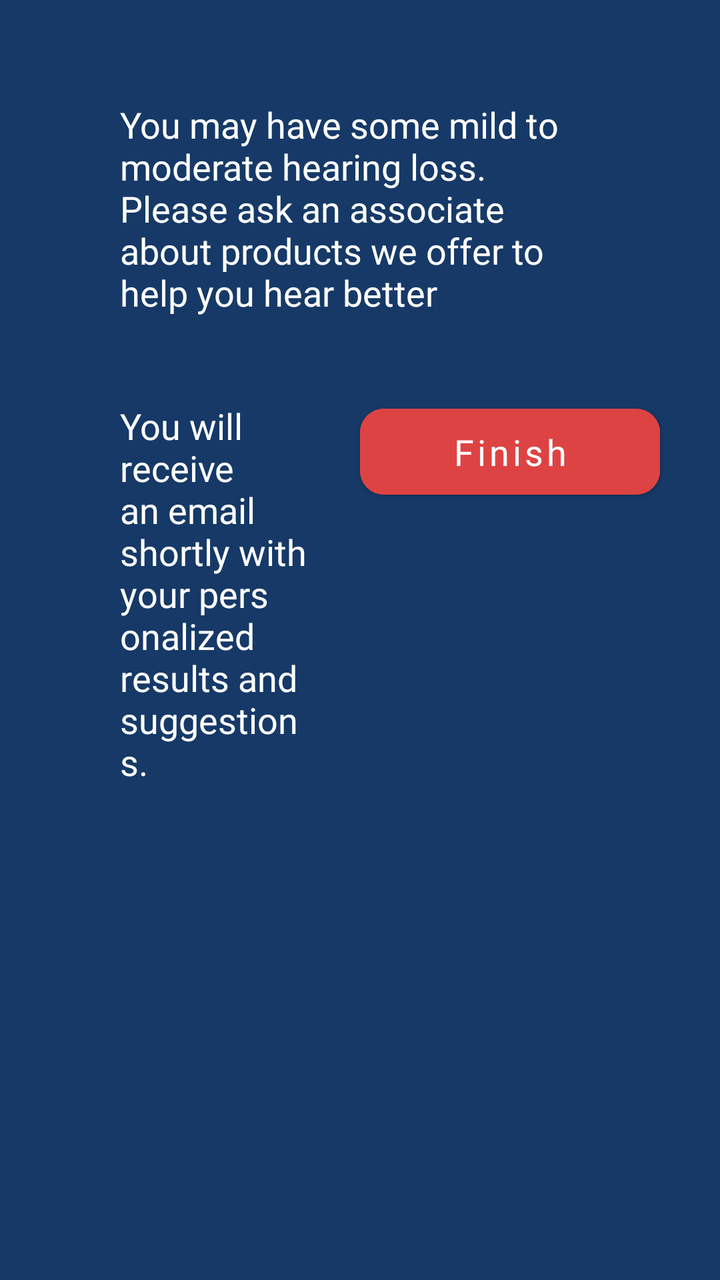
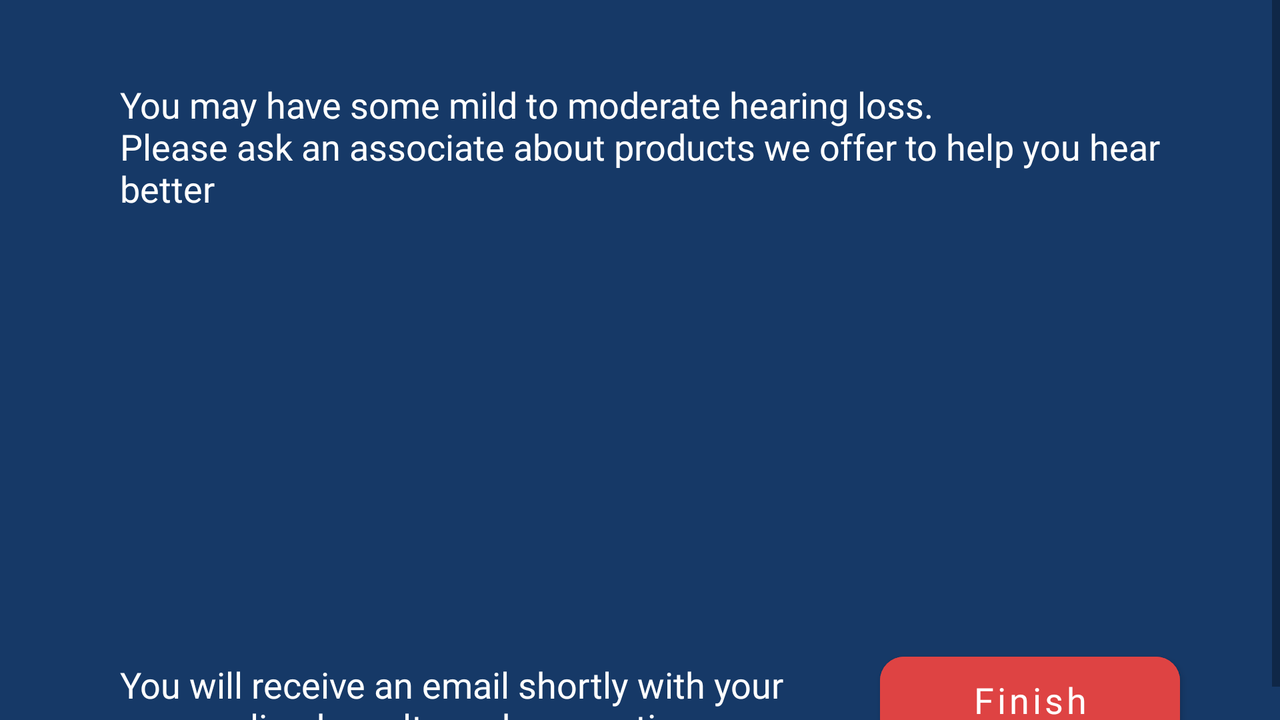

An Android layout and its configuration variant, each rendered on a device that would load it. The default file and the variant file are quoted in full after the pictures.
<!-- AndroidManifest.xml: application theme Theme.LucidQuickscreen -->
<!-- res/layout/fragment_product_recommendation.xml -->
<?xml version="1.0" encoding="utf-8"?>
<androidx.appcompat.widget.LinearLayoutCompat xmlns:android="http://schemas.android.com/apk/res/android"
        xmlns:app="http://schemas.android.com/apk/res-auto"
        xmlns:tools="http://schemas.android.com/tools"
        android:layout_width="match_parent"
        android:layout_height="match_parent"
        android:background="@color/lq_blue"
        android:orientation="vertical"
        tools:context=".presentation.ProductRecommendationFragment">

    <ScrollView
            android:layout_width="match_parent"
            android:layout_height="match_parent">

        <LinearLayout
                android:layout_width="match_parent"
                android:layout_height="match_parent"
                android:orientation="vertical">

            <RelativeLayout
                    android:layout_width="match_parent"
                    android:layout_height="wrap_content">

                <ImageButton
                        android:id="@+id/button_back"
                        android:layout_width="wrap_content"
                        android:layout_height="wrap_content"
                        android:background="@drawable/ic_action_back"
                        android:layout_marginLeft="20dp"
                        android:layout_marginTop="20dp"
                        android:visibility="invisible"/>

            </RelativeLayout>

            <com.google.android.material.textview.MaterialTextView
                    android:id="@+id/textview_scan_status"
                    android:layout_width="match_parent"
                    android:layout_height="wrap_content"
                    android:text="You may have some mild to moderate hearing loss.\nPlease ask an associate about products we offer to help you hear better"
                    android:textColor="@color/white"
                    android:gravity="left"
                    android:fontFamily="@font/poppins_medium"
                    android:textSize="18sp"
                    android:paddingHorizontal="60dp"
                    android:layout_marginTop="30dp" />

            <androidx.recyclerview.widget.RecyclerView
                    android:id="@+id/rv_product_list"
                    android:layout_width="275dp"
                    android:layout_height="wrap_content"
                    android:layout_marginTop="20dp"
                    android:layout_gravity="center"
                    android:orientation="vertical"
                    app:layoutManager="androidx.recyclerview.widget.LinearLayoutManager"
                    />

            <LinearLayout
                    android:layout_width="match_parent"
                    android:layout_height="wrap_content"
                    android:orientation="horizontal">

                <TextView
                        android:layout_width="0dp"
                        android:layout_height="wrap_content"
                        android:text="@string/email_result_message"
                        android:textColor="@color/white"
                        android:layout_gravity="center_vertical"
                        android:fontFamily="@font/poppins_medium"
                        android:textSize="18sp"
                        android:paddingStart="60dp"
                        android:paddingEnd="10dp"
                        android:paddingBottom="10dp"
                        android:layout_weight="2"
                        android:layout_marginTop="15dp" />

                <com.google.android.material.button.MaterialButton
                        android:id="@+id/button_next"
                        android:layout_width="150dp"
                        android:layout_height="55dp"
                        android:layout_gravity="top"
                        android:layout_marginTop="20dp"
                        android:layout_marginLeft="15dp"
                        android:layout_marginRight="30dp"
                        android:layout_marginBottom="0dp"
                        android:backgroundTint="@color/button_background_color"
                        android:fontFamily="@font/poppins_medium"
                        android:inputType="textCapSentences"
                        android:paddingStart="10dp"
                        android:paddingEnd="10dp"
                        android:text="@string/button_finish"
                        android:textColor="@color/button_text_color"
                        android:textSize="18sp"
                        app:cornerRadius="12dp"
                        android:enabled="true" />
            </LinearLayout>

        </LinearLayout>

    </ScrollView>

</androidx.appcompat.widget.LinearLayoutCompat>
<!-- resources referenced by this layout -->
<resources>
  <color name="lq_blue">#163967</color>
  <color name="white">#FFFFFFFF</color>
  <string name="button_finish">Finish</string>
  <string name="email_result_message">You will receive an email shortly with your personalized results and suggestions.</string>
  <style name="Theme.LucidQuickscreen" parent="Theme.MaterialComponents.DayNight.NoActionBar">
          
          <item name="colorPrimary">@color/lq_blue</item>
          <item name="colorPrimaryVariant">@color/purple_700</item>
          <item name="colorOnPrimary">@color/white</item>
          
          <item name="colorSecondary">@color/teal_200</item>
          <item name="colorSecondaryVariant">@color/teal_700</item>
          <item name="colorOnSecondary">@color/black</item>
          
          <item name="android:windowFullscreen">true</item>
          <item name="android:statusBarColor" tools:targetApi="l">?attr/colorPrimaryVariant</item>
          
      </style>
  <color name="purple_700">#FF3700B3</color>
  <color name="teal_200">#FF03DAC5</color>
  <color name="teal_700">#FF018786</color>
  <color name="black">#FF000000</color>
</resources>
<!-- res/layout-land/fragment_product_recommendation.xml (the repository's variant of the layout above) -->
<!-- drawn on the phone turned sideways -->
<?xml version="1.0" encoding="utf-8"?>
<androidx.appcompat.widget.LinearLayoutCompat xmlns:android="http://schemas.android.com/apk/res/android"
        xmlns:app="http://schemas.android.com/apk/res-auto"
        xmlns:tools="http://schemas.android.com/tools"
        android:layout_width="match_parent"
        android:layout_height="match_parent"
        android:background="@color/lq_blue"
        android:orientation="vertical"
        tools:context=".presentation.ProductRecommendationFragment">

    <ScrollView
            android:layout_width="match_parent"
            android:layout_height="match_parent">

        <LinearLayout
                android:layout_width="match_parent"
                android:layout_height="match_parent"
                android:orientation="vertical">

            <RelativeLayout
                    android:layout_width="match_parent"
                    android:layout_height="wrap_content">

                <ImageButton
                        android:id="@+id/button_back"
                        android:layout_width="wrap_content"
                        android:layout_height="wrap_content"
                        android:background="@drawable/ic_action_back"
                        android:layout_marginLeft="20dp"
                        android:layout_marginTop="20dp"
                        android:visibility="invisible"/>

            </RelativeLayout>

            <com.google.android.material.textview.MaterialTextView
                    android:id="@+id/textview_scan_status"
                    android:layout_width="match_parent"
                    android:layout_height="wrap_content"
                    android:text="You may have some mild to moderate hearing loss.\nPlease ask an associate about products we offer to help you hear better"
                    android:textColor="@color/white"
                    android:gravity="left"
                    android:fontFamily="@font/poppins_medium"
                    android:textSize="18sp"
                    android:paddingHorizontal="60dp"
                    android:layout_marginTop="20dp" />

            <androidx.recyclerview.widget.RecyclerView
                    android:id="@+id/rv_product_list"
                    android:layout_width="wrap_content"
                    android:layout_height="172dp"
                    android:layout_marginTop="20dp"
                    android:layout_gravity="center"
                    android:orientation="horizontal"
                    app:layoutManager="androidx.recyclerview.widget.LinearLayoutManager" />

            <LinearLayout
                    android:layout_width="match_parent"
                    android:layout_height="wrap_content"
                    android:orientation="horizontal"
                    android:paddingRight="30dp">

                <TextView
                        android:layout_width="0dp"
                        android:layout_height="wrap_content"
                        android:text="@string/email_result_message"
                        android:textColor="@color/white"
                        android:layout_gravity="center_vertical"
                        android:fontFamily="@font/poppins_medium"
                        android:textSize="18sp"
                        android:paddingStart="60dp"
                        android:paddingEnd="20dp"
                        android:paddingBottom="10dp"
                        android:layout_weight="2"
                        android:layout_marginTop="20dp" />

                <com.google.android.material.button.MaterialButton
                        android:id="@+id/button_next"
                        android:layout_width="150dp"
                        android:layout_height="55dp"
                        android:layout_gravity="top"
                        android:layout_marginTop="24dp"
                        android:layout_marginLeft="20dp"
                        android:layout_marginRight="20dp"
                        android:layout_marginBottom="0dp"
                        android:backgroundTint="@color/button_background_color"
                        android:fontFamily="@font/poppins_medium"
                        android:inputType="textCapSentences"
                        android:paddingStart="10dp"
                        android:paddingEnd="10dp"
                        android:text="@string/button_finish"
                        android:textColor="@color/button_text_color"
                        android:textSize="18sp"
                        app:cornerRadius="12dp"
                        android:enabled="true" />
            </LinearLayout>
        </LinearLayout>
    </ScrollView>
</androidx.appcompat.widget.LinearLayoutCompat>
